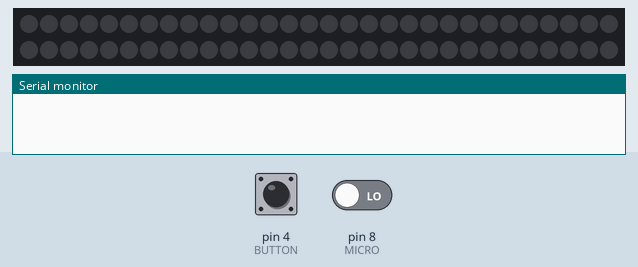
The sketch below on a simulated Arduino Uno, built with avr-gcc and run on an emulated ATmega328P. On the bench: 60 RGB LEDs in strip order, left to right, continuing on the next row, the last lines printed to the serial monitor. The inputs (shaded band) are chosen by the test bench; at power-on: pin 4 (BUTTON) LOW, pin 8 (MICRO) LOW. Dim RGB values are drawn brighter than linear; the strip is taken to match the declared colour order.

Above: at 1.2 s.
1.3 s: pin 4 (BUTTON) pulled HIGH for 0.15 s
At 2.2 s:
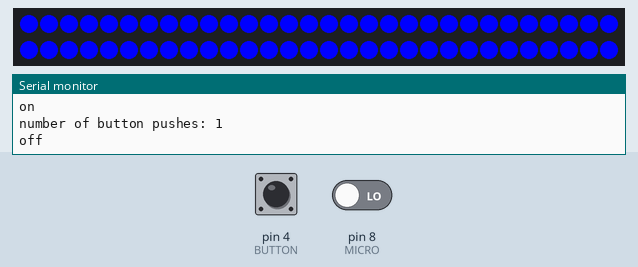
2.9 s: pin 4 (BUTTON) pulled HIGH for 1 s
At 3.41 s:
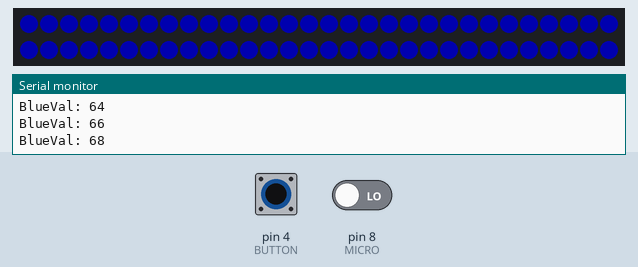
5.4 s: pin 4 (BUTTON) pulled HIGH for 0.15 s
At 6.3 s:
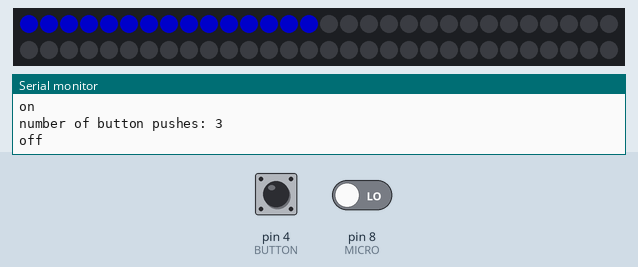
8.5 s: pin 4 (BUTTON) pulled HIGH for 3.2 s
At 11.81 s:
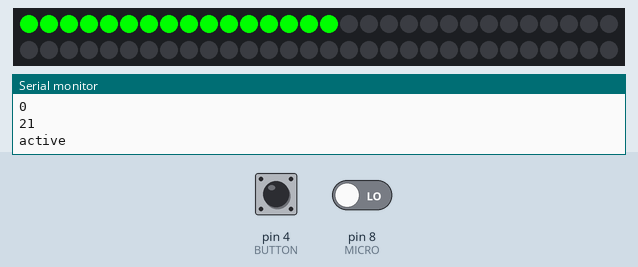

Measured:
- after the input at 1.3 s, the LEDs: change after 0.05 s (image 1)
- after the input at 2.9 s, the LEDs: first change after 0.06 s (image 2 shows a later state)
- after the input at 5.4 s, the LEDs: first differ from a run without the input after 0.08 s (image 3)
- after the input at 8.5 s, the LEDs: first change after 0.14 s (image 4 shows a later state)

The sketch:

JessicaFilippelli_Code.ino
```cpp
//good file
#include <Adafruit_NeoPixel.h>


#define BUTTON  4
//#define NUMPIXELS 8
#define NUMPIXELS 60
#define PIN 6 //neo

//sound
#define MICRO 8
int sensorValue = 0;

//for  8 led
//Adafruit_NeoPixel pixels(NUMPIXELS, PIN, NEO_GRB + NEO_KHZ800);

//for 60 LED
Adafruit_NeoPixel pixels(NUMPIXELS, PIN, NEO_RGBW + NEO_KHZ800);
#define DELAYVAL 100

int buttonPushCounter = 0;
int buttonState = 0;
int lastButtonState = 0;
int counterMicro =0;


//sunrise
unsigned long timePassed= 0;
unsigned long startTime= 0;
int interval = 5000;
int sunStrip =0;
boolean justArrived =true;


int blueVal;
int fadeIn = false;
boolean activateNeoPixel = false;
boolean fadeNeoPixel = false;
int numNeoPixel;
boolean micActive = false;
void setup() {
  pinMode(BUTTON, INPUT);
  pinMode(MICRO, INPUT);
  Serial.begin(9600);
  pixels.begin();

}

void loop() {
//sensorValue = digitalRead(MICRO);
//delay(200);

  //Serial.println(sensorValue);
  pixels.clear();
  // howmanyPresses();
  //fadeInOut();
  // sunRise()
  //delay(100);
  howmanyPresses();
  //turn it on
  if (buttonPushCounter == 1) {
    for (int i = 0; i < NUMPIXELS; i++) {
      pixels.setPixelColor(i, pixels.Color(0, 0, 255));

    }
    pixels.show();
  }

  //fade in and out
  if (buttonPushCounter == 2) {
    fadeInOut();
    for (int i = 0; i < NUMPIXELS; i++) {
      pixels.setPixelColor(i, pixels.Color(0, 0, blueVal));

    }
    pixels.show();
  }

  //sunrise
  if (buttonPushCounter == 3) {
    if(justArrived ==true){
      startTime = millis();
      timePassed = 0;
      sunStrip =0;
      justArrived =false;
    }

    sunRise();
  }

  //wave
  if (buttonPushCounter == 4) {
    if (micActive == false) {
      speekUp();
    }
    if (micActive == true) {
      //Serial.println("on");
      for (int i = 0; i < NUMPIXELS; i++) {
        pixels.setPixelColor(i, pixels.Color(0, 255, 0));
        pixels.show();
        delay(200);
        howmanyPresses();
      }
    }
  }

  //turn off
  if (buttonPushCounter == 5) {
    for (int i = 0; i < NUMPIXELS; i++) {
      pixels.setPixelColor(i, pixels.Color(0, 0, 0));
      pixels.show();
      howmanyPresses() ;
    }

    buttonPushCounter = 0;
  }
}


void howmanyPresses() {
  buttonState = digitalRead(BUTTON);

  if (buttonState != lastButtonState) {
    if (buttonState == HIGH) {
      buttonPushCounter++;
      Serial.println("on");
      Serial.print("number of button pushes: ");
      Serial.println(buttonPushCounter);
    } else {
      Serial.println("off");
    }
    delay(50);
  }
  lastButtonState = buttonState;

}

void sunRise() {

timePassed = millis()-startTime;

// change to next led strip
if(timePassed > interval){
  sunStrip++;
  if(sunStrip > 2) sunStrip = 0;
  timePassed =0;
  startTime =millis();

  for (int i = 0; i < NUMPIXELS; i++) {
     pixels.setPixelColor(i, pixels.Color(0, 0, 0));

    }
    pixels.show();
}

  if (sunStrip == 0) {
    for (int i = 0; i < 15; i++) {
     pixels.setPixelColor(i, pixels.Color(0, 0, blueVal));

    }
    pixels.show();
  }
  if (sunStrip == 1) {
    for (int i = 16; i < 30; i++) {
    pixels.setPixelColor(i, pixels.Color(0, 0, blueVal));

    }
    pixels.show();
  }
  if (sunStrip == 2) {
    for (int i = 31; i < 45; i++) {
      pixels.setPixelColor(i, pixels.Color(0, 0, blueVal));

    }
    pixels.show();
  }

}

void speekUp() {
  //sensorValue = analogRead(MICRO);
  sensorValue = digitalRead(MICRO);
  Serial.println(sensorValue);
  if (sensorValue==0) {
    counterMicro++;
    Serial.println(counterMicro);
    if(counterMicro > 20){
     Serial.println("active");
      micActive = true;


    }

  }
}

void fadeInOut() {

  // FADE IN
  if (fadeIn == true) {
    if (blueVal < 128) {
      blueVal += 2;
    }
    else fadeIn = false;

  }
  // FADE OUT
  else {
    if (blueVal > 0) {
      blueVal -= 2;
    }

    else fadeIn = true;
  }
  Serial.print("BlueVal: ");
  Serial.println(blueVal);

}
```
